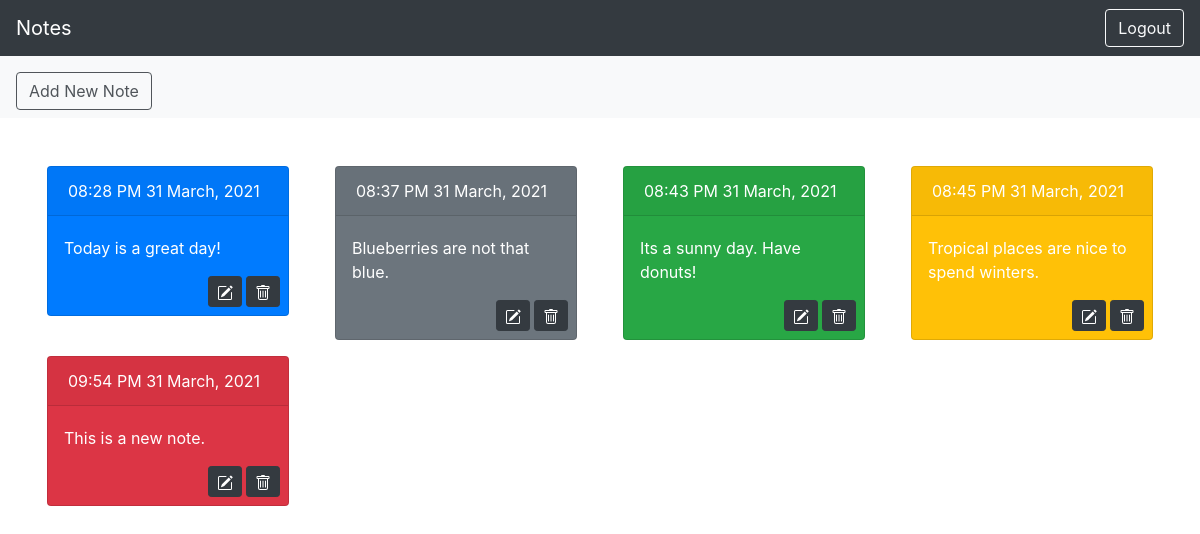
Screenshot of / (signed in) with the database file from the repository.
### home/models.py (models this page shows, shortened)
class Notetable(models.Model):
    note=models.CharField(max_length=500)
    userid=models.CharField(max_length=200)
    dt=models.DateTimeField()

### home/views.py (the view)
# urls.py: path('', views.index, name="index"),
def index(request):
    if request.user.is_anonymous:
        return redirect('/login')
    allnotes=Notetable.objects.filter(userid=request.user.username)
    output={}
    l=len(list(allnotes))
    color=[('white','primary'),('white','secondary'),('white','success'),('white','warning'),('white','danger'),('white','info'),('dark','light'),('white','dark')]
    for i,a in enumerate(allnotes):
        output['data'+str(i)]={}
        output['data'+str(i)]['note']=a.note
        output['data'+str(i)]['dt']=a.dt.strftime('%#I:%M %p %#d %B, %Y')
        output['data'+str(i)]['txt']=color[i%8][0]
        output['data'+str(i)]['bg']=color[i%8][1]
        output['data'+str(i)]['nid']=a.id
    od={'info':output,'length':l}
    return render(request, 'index.html', od)

### templates/index.html (shortened to what this page needs)
{% extends 'base.html' %}
{% block mainbody %}
<nav class="navbar navbar-expand-lg navbar-light bg-light" style="opacity: 0.95;">
    <div class="collapse navbar-collapse float-right" id="navbarSupportedContent" style="opacity: 0.9 ! important;">
        <a href="/newnote" class="btn btn-outline-dark  mr-4 mt-2">Add New Note</a>
    </div>
</nav>
<div class="row mx-4 my-5 ">
    {% for k,v in info.items %}
    <div class="col-sm-3">
        <div class="card text-{{v.txt}} bg-{{v.bg}} mx-2 mb-3">
            <div class="card-header">{{v.dt}}</div>
            <div class="card-body pr-2 pl-3 pb-2">
                <p class="card-text mb-10">{{v.note}}</p>
                <a href="/delnote/{{v.nid}}" class="btn btn-dark btn-sm ml-1 float-right" style="bottom: 0%;">
                </a>
                <a href="/editnote/{{v.nid}}" class="btn btn-dark btn-sm float-right">
                </a>
            </div>
        </div>
    </div>
    {% endfor %}
</div>
{% endblock mainbody %}

### templates/base.html (shortened to what this page needs)
<!doctype html>
<html lang="en">
<head>
    <link rel="stylesheet" href="https://stackpath.bootstrapcdn.com/bootstrap/4.3.1/css/bootstrap.min.css"
>
</head>
<body>
    <nav class="navbar navbar-expand-lg navbar-dark bg-dark">
        <a class="navbar-brand" href="/">Notes</a>
        <div class="collapse navbar-collapse float-right" id="navbarSupportedContent">
            <a href="/logout" class="btn btn-outline-light my-2 my-sm-0">Logout</a>
        </div>
    </nav>
    {% block mainbody %}
    {% endblock mainbody %}
</body>
</html>

### templates/base.html (style rules this page uses)
body { background-image: url('https://ast-cloud.github.io/notes/static/bg1.jpg'); }

### rows the page displays
Notetable: note "Today is a great day!"
Notetable: note "Blueberries are not that blue."
Notetable: note "Its a sunny day. Have donuts!"
Notetable: note "Tropical places are nice to spend winters."
Notetable: note "This is a new note."

### other values shown
{{ v.dt }} "08:28 PM 31 March, 2021" "08:37 PM 31 March, 2021" "08:43 PM 31 March, 2021" "08:45 PM 31 March, 2021" "09:54 PM 31 March, 2021"
